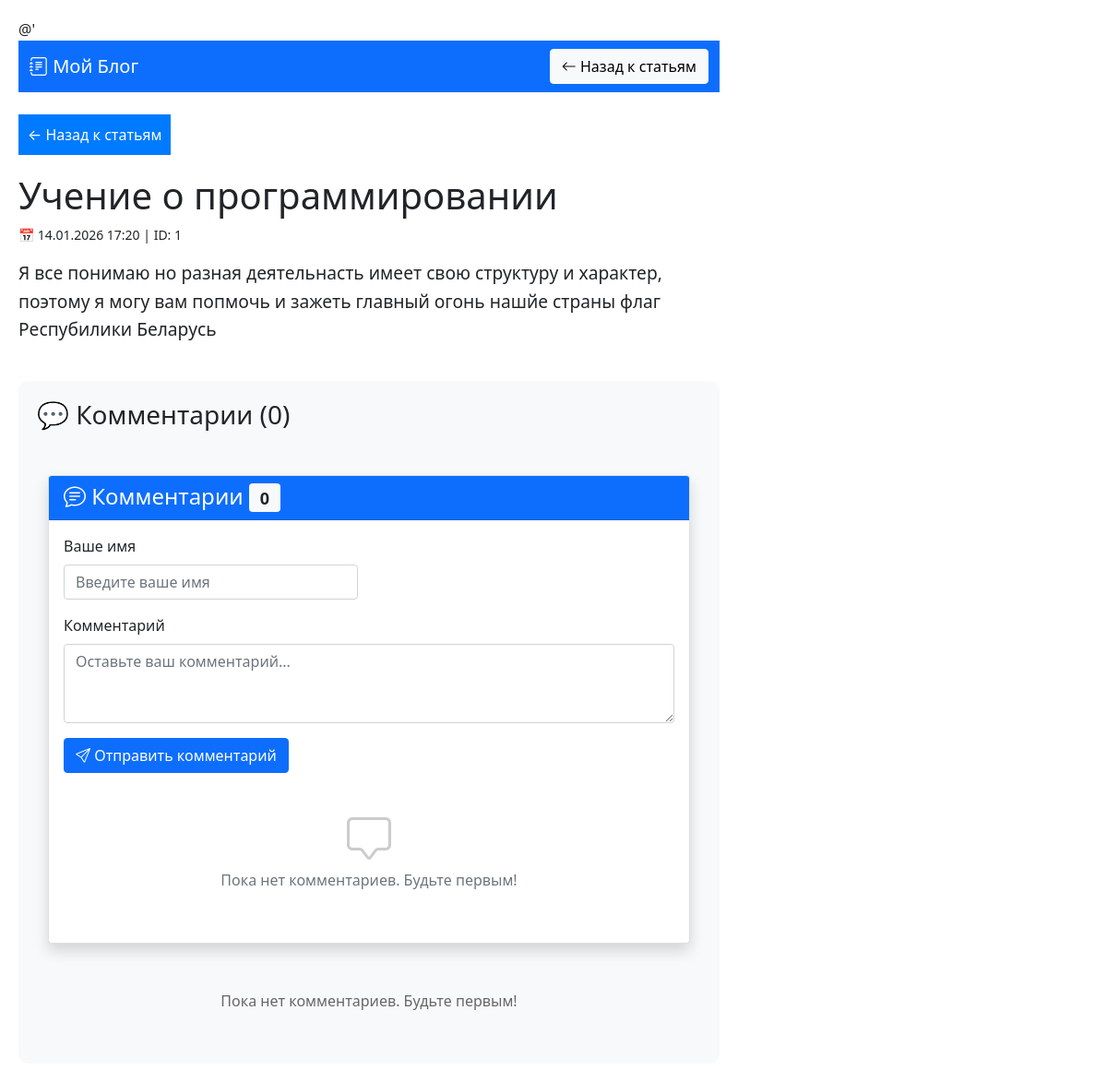
The app's page /post/1/ with its own data.
### posts/models.py (models this page shows, shortened)
class Post(models.Model):
    title = models.CharField(max_length=200)
    content = models.TextField()
    created_at = models.DateTimeField(auto_now_add=True)
    views = models.PositiveIntegerField(default=0)  # ← ПОЛЕ ПРОСМОТРОВ!
    def increment_views(self):
        self.views += 1
        self.save(update_fields=['views'])
        return self.views
    class Meta:
        ordering = ['-created_at']  # новые статьи сверху
        verbose_name = "Статья"
        verbose_name_plural = "Статьи"

### posts/views.py (the view)
# urls.py: path('post/<int:post_id>/', views.post_detail, name='post_detail'),  # страница статьи
def post_detail(request, post_id):
    post = get_object_or_404(Post, id=post_id)
    is_ajax = request.headers.get('X-Requested-With') == 'XMLHttpRequest'
    if not is_ajax:
        post.increment_views()
    comments = post.comments.all().order_by('-created_at')
    if request.method == 'POST':
        form = CommentForm(request.POST)
        if form.is_valid():
            comment = form.save(commit=False)
            comment.post = post
            comment.save()
            return redirect('post_detail', post_id=post.id)
    else:
        form = CommentForm()
    return render(request, 'posts/post_detail.html', {
        'post': post,
        'comments': comments,
        'form': form,
        'post_id': post.id,  # Для JS
    })

### posts/forms.py
class CommentForm(forms.ModelForm):
    class Meta:
        model = Comment  # Связываем с моделью Comment
        fields = ['author', 'text']  # Какие поля показывать
    author = forms.CharField(
        label='Ваше имя',
        max_length=100,
        widget=forms.TextInput(attrs={
            'class': 'form-control',
            'placeholder': 'Введите ваше имя'
        })
    )
    text = forms.CharField(
        label='Комментарий',
        widget=forms.Textarea(attrs={
            'class': 'form-control',
            'placeholder': 'Оставьте ваш комментарий...',
            'rows': 3
        })
    )

### posts/templates/posts/post_detail.html (shortened to what this page needs)
<!DOCTYPE html>
<html>
<head>
</head>
<link href="https://cdn.jsdelivr.net/npm/bootstrap@5.1.3/dist/css/bootstrap.min.css" rel="stylesheet">
<link rel="stylesheet" href="https://cdn.jsdelivr.net/npm/bootstrap-icons@1.8.1/font/bootstrap-icons.css">
<body>
<nav class="navbar navbar-expand-lg navbar-dark bg-primary mb-4">
    <div class="container">
        <a class="navbar-brand" href="/">
            <i class="bi bi-journal-text"></i> Мой Блог
        </a>
        <a href="/" class="btn btn-light">
            <i class="bi bi-arrow-left"></i> Назад к статьям
        </a>
    </div>
</nav>
    <a href="/" class="back">← Назад к статьям</a>
    <h1>{{ post.title }}</h1>
    <p><small>📅 {{ post.created_at|date:"d.m.Y H:i" }} | ID: {{ post.id }}</small></p>
    <div style="font-size: 1.2em; line-height: 1.6;">
        {{ post.content|linebreaks }}
    </div>
<div style="margin-top: 40px; padding: 20px; background: #f8f9fa; border-radius: 10px;">
    <h3>💬 Комментарии ({{ comments.count }})</h3>
<div class="container mt-5">
    <div class="card shadow">
        <div class="card-header bg-primary text-white">
            <h4 class="mb-0">
                <i class="bi bi-chat-text"></i> Комментарии
                <span class="badge bg-light text-dark">{{ comments.count }}</span>
            </h4>
        </div>
        <div class="card-body">
            <form method="POST" class="mb-4">
                <div class="row">
                    <div class="col-md-6 mb-3">
                        <label class="form-label">Ваше имя</label>
                        {{ form.author }}
                    </div>
                </div>
                <div class="mb-3">
                    <label class="form-label">Комментарий</label>
                    {{ form.text }}
                </div>
                <button type="submit" class="btn btn-primary">
                    <i class="bi bi-send"></i> Отправить комментарий
                </button>
            </form>
            <div class="mt-4">
                {% for comment in comments %}
                <div class="card mb-3">
                    <div class="card-body">
                        <div class="d-flex justify-content-between mb-2">
                            <h6 class="card-title mb-0">
                                <i class="bi bi-person-circle"></i> {{ comment.author }}
                            </h6>
                            <small class="text-muted">
                                <i class="bi bi-clock"></i> {{ comment.created_at|date:"d.m.Y H:i" }}
                            </small>
                        </div>
                        <p class="card-text">{{ comment.text|linebreaks }}</p>
                    </div>
                </div>
                {% empty %}
                <div class="text-center py-4">
                    <i class="bi bi-chat-square" style="font-size: 3rem; color: #ccc;"></i>
                    <p class="text-muted mt-2">Пока нет комментариев. Будьте первым!</p>
                </div>
                {% endfor %}
            </div>
        </div>
    </div>
</div>
    <div style="margin-top: 30px;">
        {% for comment in comments %}
        <div style="background: white; padding: 15px; border-radius: 8px; margin-bottom: 15px; border-left: 4px solid #007bff;">
            <div style="display: flex; justify-content: space-between; margin-bottom: 10px;">
                <strong>👤 {{ comment.author }}</strong>
                <small style="color: #666;">📅 {{ comment.created_at|date:"d.m.Y H:i" }}</small>
            </div>
            <p style="margin: 0;">{{ comment.text|linebreaks }}</p>
        </div>
        {% empty %}
        <p style="text-align: center; color: #666; padding: 20px;">
            Пока нет комментариев. Будьте первым!
        </p>
        {% endfor %}
    </div>
</div>
</body>
</html>

### posts/templates/posts/post_detail.html (style rules this page uses)
body { font-family: Arial; max-width: 800px; margin: 0 auto; padding: 20px; }
.back { display: inline-block; margin-bottom: 20px; padding: 10px; background: #007bff; color: white; text-decoration: none; }

### records on screen
Post: title "Учение о программировании", created_at "14.01.2026 17:20", id "1", content "Я все понимаю но разная деятельнасть имеет свою структуру и характер, поэтому я могу вам попмочь и зажеть главный огонь нашйе страны флаг Респубилики Беларусь"

### other values on screen
{{ comments.count }} "0"
